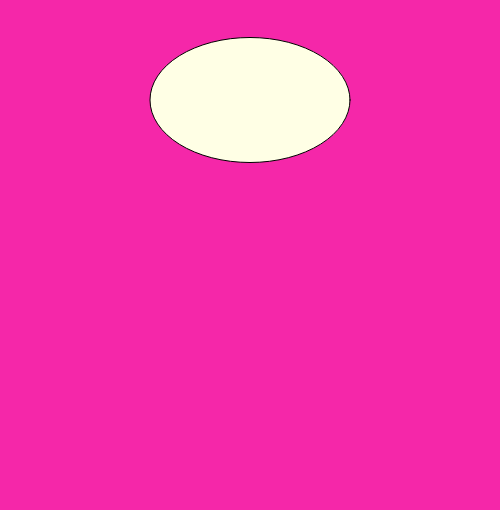
Frame 1 (no input)
Frame 60 (no input): identical to frame 1, image omitted
Frame 120 (the mouse pressed at the canvas centre since frame 60): identical to frame 1, image omitted

The p5.js sketch that drew this single still picture (run headless with seeded random() and noise() and a simulated clock; from frame 60 on, the mouse is pressed at the canvas centre):

// p5.js sketch
// ── sketch.js
function setup() {
  createCanvas(500, 510);}

function draw() {
  background(245, 39, 169);
fill(255,346,229);
  ellipse(250,100,200,125);
fill(245,321,127);
}
